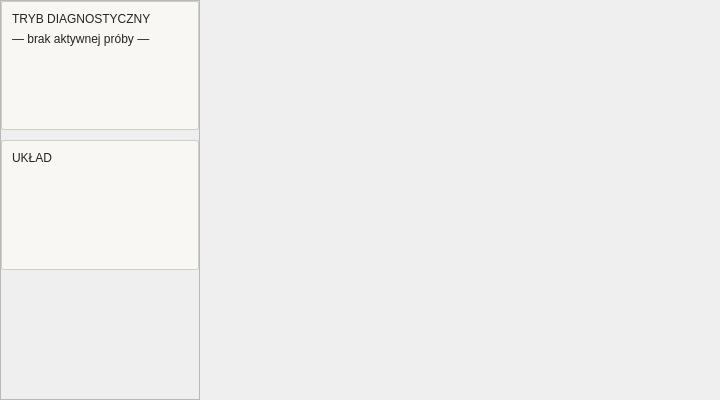
<?xml version='1.0' encoding='utf-8'?>
<ui version="4.0">
 <class>TestPreviewView</class>
 <widget class="QWidget" name="TestPreviewView">
  <property name="geometry">
   <rect>
    <x>0</x>
    <y>0</y>
    <width>720</width>
    <height>400</height>
   </rect>
  </property>
  <layout class="QHBoxLayout" name="previewLayout">
   <property name="spacing">
    <number>10</number>
   </property>
   <property name="leftMargin">
    <number>0</number>
   </property>
   <property name="topMargin">
    <number>0</number>
   </property>
   <property name="rightMargin">
    <number>0</number>
   </property>
   <property name="bottomMargin">
    <number>0</number>
   </property>
   <item>
    <widget class="QScrollArea" name="diagnosticScroll">
     <property name="widgetResizable">
      <bool>true</bool>
     </property>
     <property name="horizontalScrollBarPolicy">
      <enum>Qt::ScrollBarAlwaysOff</enum>
     </property>
     <property name="minimumSize">
      <size>
       <width>200</width>
       <height>0</height>
      </size>
     </property>
     <property name="maximumSize">
      <size>
       <width>200</width>
       <height>16777215</height>
      </size>
     </property>
     <widget class="QWidget" name="leftCol" native="true">
      <layout class="QVBoxLayout" name="leftColLayout">
       <property name="spacing">
        <number>10</number>
       </property>
       <property name="leftMargin">
        <number>0</number>
       </property>
       <property name="topMargin">
        <number>0</number>
       </property>
       <property name="rightMargin">
        <number>0</number>
       </property>
       <property name="bottomMargin">
        <number>0</number>
       </property>
       <item>
        <widget class="QFrame" name="diagCard">
         <layout class="QVBoxLayout" name="diagCardLayout">
          <property name="spacing">
           <number>6</number>
          </property>
          <property name="leftMargin">
           <number>10</number>
          </property>
          <property name="topMargin">
           <number>10</number>
          </property>
          <property name="rightMargin">
           <number>10</number>
          </property>
          <property name="bottomMargin">
           <number>10</number>
          </property>
          <item>
           <widget class="QLabel" name="diagHeader">
            <property name="text">
             <string>TRYB DIAGNOSTYCZNY</string>
            </property>
            <property name="styleSheet">
             <string>color:#242424; background:transparent;</string>
            </property>
           </widget>
          </item>
          <item>
           <widget class="QLabel" name="diagBody">
            <property name="text">
             <string>— brak aktywnej próby —</string>
            </property>
            <property name="textFormat">
             <enum>Qt::RichText</enum>
            </property>
            <property name="alignment">
             <set>Qt::AlignLeading|Qt::AlignLeft|Qt::AlignTop</set>
            </property>
            <property name="wordWrap">
             <bool>true</bool>
            </property>
            <property name="styleSheet">
             <string>color:#242424; background:transparent;</string>
            </property>
           </widget>
          </item>
          <item>
           <spacer name="diagStretch">
            <property name="orientation">
             <enum>Qt::Vertical</enum>
            </property>
            <property name="sizeHint" stdset="0">
             <size>
              <width>20</width>
              <height>10</height>
             </size>
            </property>
           </spacer>
          </item>
         </layout>
         <property name="styleSheet">
          <string>QFrame#diagCard { background:#F8F7F4; border:1px solid #D0CEC8; border-radius:2px; }</string>
         </property>
        </widget>
       </item>
       <item>
        <widget class="QFrame" name="setCard">
         <layout class="QVBoxLayout" name="setCardLayout">
          <property name="spacing">
           <number>6</number>
          </property>
          <property name="leftMargin">
           <number>10</number>
          </property>
          <property name="topMargin">
           <number>10</number>
          </property>
          <property name="rightMargin">
           <number>10</number>
          </property>
          <property name="bottomMargin">
           <number>10</number>
          </property>
          <item>
           <widget class="QLabel" name="setHeader">
            <property name="text">
             <string>UKŁAD</string>
            </property>
            <property name="styleSheet">
             <string>color:#242424; background:transparent;</string>
            </property>
           </widget>
          </item>
          <item>
           <widget class="QLabel" name="countersBody">
            <property name="text">
             <string />
            </property>
            <property name="textFormat">
             <enum>Qt::RichText</enum>
            </property>
            <property name="alignment">
             <set>Qt::AlignLeading|Qt::AlignLeft|Qt::AlignTop</set>
            </property>
            <property name="wordWrap">
             <bool>true</bool>
            </property>
            <property name="styleSheet">
             <string>color:#242424; background:transparent;</string>
            </property>
           </widget>
          </item>
          <item>
           <spacer name="setStretch">
            <property name="orientation">
             <enum>Qt::Vertical</enum>
            </property>
            <property name="sizeHint" stdset="0">
             <size>
              <width>20</width>
              <height>10</height>
             </size>
            </property>
           </spacer>
          </item>
         </layout>
         <property name="styleSheet">
          <string>QFrame#setCard { background:#F8F7F4; border:1px solid #D0CEC8; border-radius:2px; }</string>
         </property>
        </widget>
       </item>
       <item>
        <spacer name="leftColStretch">
         <property name="orientation">
          <enum>Qt::Vertical</enum>
         </property>
         <property name="sizeHint" stdset="0">
          <size>
           <width>20</width>
           <height>10</height>
          </size>
         </property>
        </spacer>
       </item>
      </layout>
     </widget>
    </widget>
   </item>
   <item>
    <widget class="TestSimulationCanvas" name="canvas" native="true">
     <property name="sizePolicy">
      <sizepolicy hsizetype="Expanding" vsizetype="Expanding">
       <horstretch>1</horstretch>
       <verstretch>0</verstretch>
      </sizepolicy>
     </property>
    </widget>
   </item>
  </layout>
  <property name="minimumSize">
   <size>
    <width>0</width>
    <height>280</height>
   </size>
  </property>
 </widget>
 <customwidgets>
  <customwidget>
   <class>TestSimulationCanvas</class>
   <extends>QWidget</extends>
   <header>TestPreviewView.h</header>
   <container>1</container>
  </customwidget>
 </customwidgets>
 <resources />
 <connections />
</ui>
